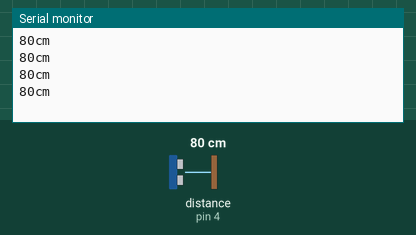
This sketch was run on a simulated Arduino Uno, built with avr-gcc and run on an emulated ATmega328P. Parts: the last lines printed to the serial monitor. Wiring (inferred from the names in the program): ultrasonic range finder: trigger pin 2; echo pin 4. The test bench sets the inputs (shaded band); at power-on: distance to the obstacle (sensor on pin 4) 80 cm. The echo pulse lasts 58.3 µs per cm; no radio packets arrive unless stated.

Above: at 1.2 s.
1.3 s: distance to the obstacle (sensor on pin 4) set to 2 cm
At 1.7 s:
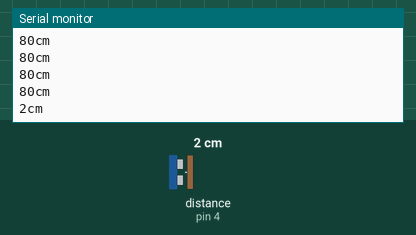
2.8 s: distance to the obstacle (sensor on pin 4) set to 4 cm
At 3.14 s:
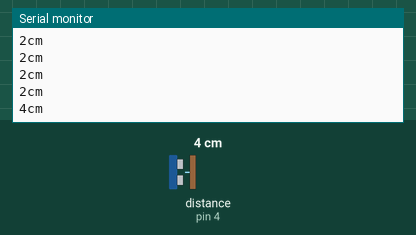
4.3 s: distance to the obstacle (sensor on pin 4) set to 120 cm
At 4.6 s:
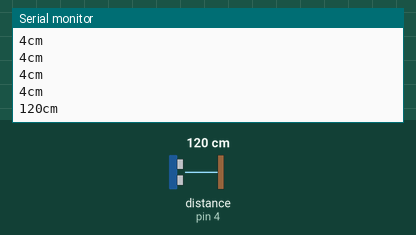
Timing chart, 0 to 7.3 s (numbered marks = the images above; inputs shaded):
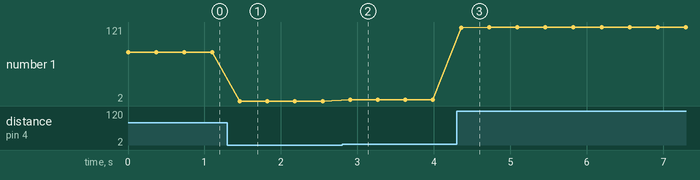

Measured:
- after the input at 1.3 s, the serial monitor: prints a new line after 0.16 s (image 1)
- after the input at 2.8 s, the serial monitor: prints a new line after 0.11 s (image 2)
- after the input at 4.3 s, the serial monitor: prints a new line after 0.06 s (image 3)
- plotted number 1: 80 → 2 after the input at 1.3 s, 2 → 4 after the input at 2.8 s, 4 → 121 after the input at 4.3 s

The sketch:

tx.ino
```cpp
//Data pin of RF Transmitter module is connected to pin 12 of the Arduino Uno Board.

#include <VirtualWire.h>
int trigPin = 2;
int echoPin = 4;
char Distance[4];
void setup() {
Serial.begin(9600);
pinMode(trigPin, OUTPUT);
pinMode(echoPin, INPUT);
vw_setup(2000);
}
void loop()
{
long duration, distance, cm;
pinMode(trigPin, OUTPUT);
digitalWrite(trigPin, LOW);
delayMicroseconds(2);
digitalWrite(trigPin, HIGH);
delayMicroseconds(10);
digitalWrite(trigPin, LOW);
pinMode(echoPin, INPUT);
duration = pulseIn(echoPin, HIGH);
distance = (duration/2) / 29.1;
cm=distance+1;
Serial.print(cm);
Serial.print("cm");
Serial.println();
delay(100);
//Convert integer value to character value
itoa(cm,Distance,10);
digitalWrite(13, true); // Turn on a light to show transmitting
vw_send((uint8_t *)Distance, strlen(Distance));
vw_wait_tx(); // Wait until the whole message is gone
digitalWrite(13, false); // Turn off a light after transmission
delay(200);
}
```
